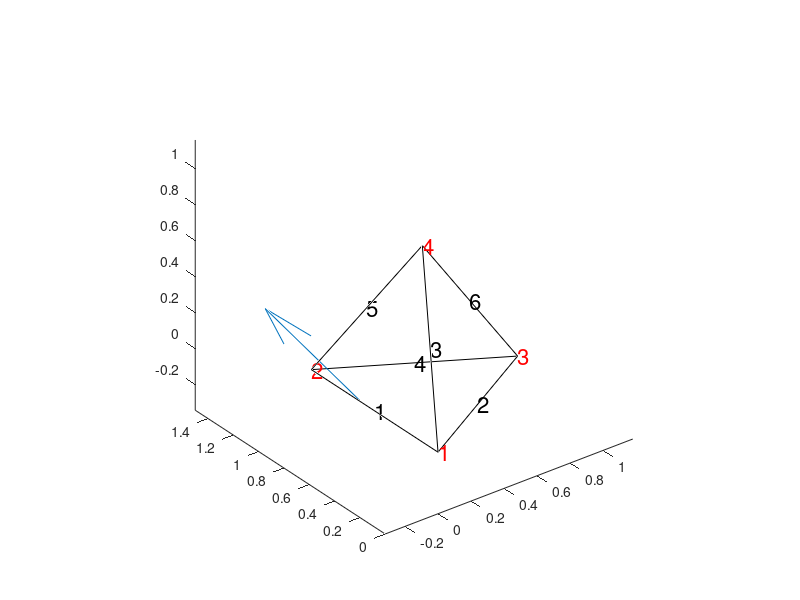

Write the MATLAB code that produced this figure.
% tetrohedron
clf;

xtet = [0   0     sqrt(3)/2     1/(2*sqrt(3)) ];
ytet = [0   1       .5                .5      ];
ztet = [0   0        0         sqrt(2)/sqrt(3)];
tet.edge(1).nodes = [1 2];
tet.edge(2).nodes = [1 3];
tet.edge(3).nodes = [1 4];
tet.edge(4).nodes = [2 3];
tet.edge(5).nodes = [2 4];
tet.edge(6).nodes = [3 4];
tet.center = [mean(xtet), mean(ytet), mean(ztet)];
for ii = 1 : 6,
    tet.edge(ii).midp = [ mean(xtet(tet.edge(ii).nodes)), ...
                          mean(ytet(tet.edge(ii).nodes)), ...
                          mean(ztet(tet.edge(ii).nodes))];
    tet.edge(ii).vec  = [ diff( xtet( tet.edge(ii).nodes ) ), ...
                          diff( ytet( tet.edge(ii).nodes ) ), ...
                          diff( ztet( tet.edge(ii).nodes ) )];
end

for ii = 1 : 6,
    plot3(xtet( tet.edge(ii).nodes ), ytet( tet.edge(ii).nodes ), ...
          ztet( tet.edge(ii).nodes ), 'black');
    text(tet.edge(ii).midp(1), tet.edge(ii).midp(2), ...
         tet.edge(ii).midp(3), sprintf('%d',ii), 'FontSize', 16);
    hold on;
end

for ii = 1 : 4,
    text(xtet(ii), ytet(ii), ztet(ii), sprintf('%d',ii), 'FontSize', 16, ...
         'color', 'red');
end

axis equal

volume = - tet.edge(1).vec * cross(tet.edge(2).vec, tet.edge(3).vec)' / 6;

% X = F Z (conversion between xy coord and natural coord)
% dX = F^{-T} dZ (differential operator relations) (3.21)
F = [ones(1,4); xtet; ytet; ztet];
FTinv = inv(F');

% verify J.P Webb paper equation (4)
Z = [0.4 0.6 0 0]';
X = F * Z;
% evaluate ( dX Z )
temp = FTinv * [1 0 0 0]';
dXZ{1} = temp(2:4);
temp = FTinv * [0 1 0 0]';
dXZ{2} = temp(2:4);
temp = FTinv * [0 0 1 0]';
dXZ{3} = temp(2:4);
temp = FTinv * [0 0 0 1]';
dXZ{4} = temp(2:4);

e{1} = Z(1) * dXZ{2} - Z(2) * dXZ{1};
e{2} = Z(1) * dXZ{3} - Z(3) * dXZ{1};
e{3} = Z(1) * dXZ{4} - Z(4) * dXZ{1};
e{4} = Z(2) * dXZ{3} - Z(3) * dXZ{2};
e{5} = Z(2) * dXZ{4} - Z(4) * dXZ{2};
e{6} = Z(3) * dXZ{4} - Z(4) * dXZ{3};

plot_e = 1;
quiver3(X(2), X(3), X(4), ...
        e{plot_e}(1), e{plot_e}(2), e{plot_e}(3));



